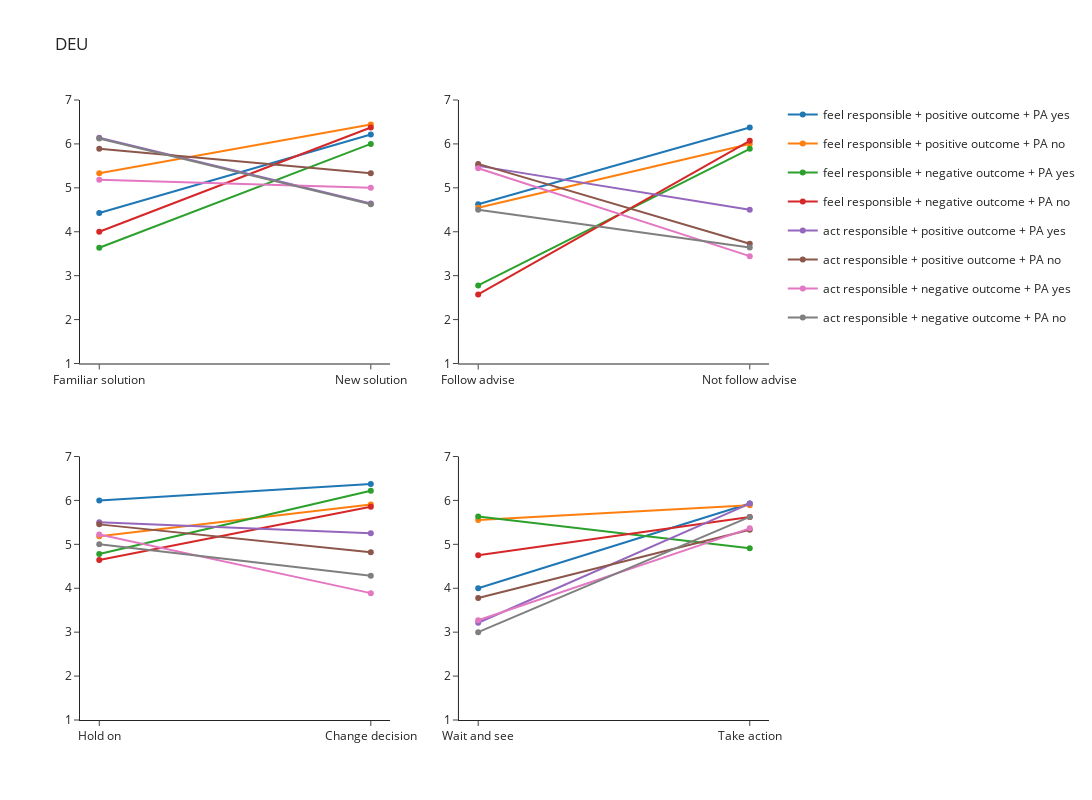

Notebook code for this chart:
### Code cell
create_line_subplot(
    data=data_deu, output_file_name="scenarios_deu", show_fig=True, fig_title="DEU"
)

### Figure 1 — Plotly figure (JSON) as saved in the notebook; plotly's stock layout.template omitted (floating-point values rounded to 4 significant figures)
{"data": [{"legendgroup": "feel responsible + positive outcome + PA yes", "marker": {"color": "#1F77B4"}, "mode": "lines+markers", "name": "feel responsible + positive outcome + PA yes", "showlegend": true, "type": "scatter", "x": ["Familiar solution", "New solution"], "xaxis": "x", "y": [4.429, 6.214], "yaxis": "y"}, {"legendgroup": "feel responsible + positive outcome + PA no", "marker": {"color": "#FF7F0E"}, "mode": "lines+markers", "name": "feel responsible + positive outcome + PA no", "showlegend": true, "type": "scatter", "x": ["Familiar solution", "New solution"], "xaxis": "x", "y": [5.333, 6.444], "yaxis": "y"}, {"legendgroup": "feel responsible + negative outcome + PA yes", "marker": {"color": "#2CA02C"}, "mode": "lines+markers", "name": "feel responsible + negative outcome + PA yes", "showlegend": true, "type": "scatter", "x": ["Familiar solution", "New solution"], "xaxis": "x", "y": [3.636, 6], "yaxis": "y"}, {"legendgroup": "feel responsible + negative outcome + PA no", "marker": {"color": "#D62728"}, "mode": "lines+markers", "name": "feel responsible + negative outcome + PA no", "showlegend": true, "type": "scatter", "x": ["Familiar solution", "New solution"], "xaxis": "x", "y": [4, 6.375], "yaxis": "y"}, {"legendgroup": "act responsible + positive outcome + PA yes", "marker": {"color": "#9467BD"}, "mode": "lines+markers", "name": "act responsible + positive outcome + PA yes", "showlegend": true, "type": "scatter", "x": ["Familiar solution", "New solution"], "xaxis": "x", "y": [6.143, 4.643], "yaxis": "y"}, {"legendgroup": "act responsible + positive outcome + PA no", "marker": {"color": "#8C564B"}, "mode": "lines+markers", "name": "act responsible + positive outcome + PA no", "showlegend": true, "type": "scatter", "x": ["Familiar solution", "New solution"], "xaxis": "x", "y": [5.889, 5.333], "yaxis": "y"}, {"legendgroup": "act responsible + negative outcome + PA yes", "marker": {"color": "#E377C2"}, "mode": "lines+markers", "name": "act responsible + negative outcome + PA yes", "showlegend": true, "type": "scatter", "x": ["Familiar solution", "New solution"], "xaxis": "x", "y": [5.182, 5], "yaxis": "y"}, {"legendgroup": "act responsible + negative outcome + PA no", "marker": {"color": "#7F7F7F"}, "mode": "lines+markers", "name": "act responsible + negative outcome + PA no", "showlegend": true, "type": "scatter", "x": ["Familiar solution", "New solution"], "xaxis": "x", "y": [6.125, 4.625], "yaxis": "y"}, {"legendgroup": "feel responsible + positive outcome + PA yes", "marker": {"color": "#1F77B4"}, "mode": "lines+markers", "name": "feel responsible + positive outcome + PA yes", "showlegend": false, "type": "scatter", "x": ["Follow advise", "Not follow advise"], "xaxis": "x2", "y": [4.625, 6.375], "yaxis": "y2"}, {"legendgroup": "feel responsible + positive outcome + PA no", "marker": {"color": "#FF7F0E"}, "mode": "lines+markers", "name": "feel responsible + positive outcome + PA no", "showlegend": false, "type": "scatter", "x": ["Follow advise", "Not follow advise"], "xaxis": "x2", "y": [4.545, 6], "yaxis": "y2"}, {"legendgroup": "feel responsible + negative outcome + PA yes", "marker": {"color": "#2CA02C"}, "mode": "lines+markers", "name": "feel responsible + negative outcome + PA yes", "showlegend": false, "type": "scatter", "x": ["Follow advise", "Not follow advise"], "xaxis": "x2", "y": [2.778, 5.889], "yaxis": "y2"}, {"legendgroup": "feel responsible + negative outcome + PA no", "marker": {"color": "#D62728"}, "mode": "lines+markers", "name": "feel responsible + negative outcome + PA no", "showlegend": false, "type": "scatter", "x": ["Follow advise", "Not follow advise"], "xaxis": "x2", "y": [2.571, 6.071], "yaxis": "y2"}, {"legendgroup": "act responsible + positive outcome + PA yes", "marker": {"color": "#9467BD"}, "mode": "lines+markers", "name": "act responsible + positive outcome + PA yes", "showlegend": false, "type": "scatter", "x": ["Follow advise", "Not follow advise"], "xaxis": "x2", "y": [5.5, 4.5], "yaxis": "y2"}, {"legendgroup": "act responsible + positive outcome + PA no", "marker": {"color": "#8C564B"}, "mode": "lines+markers", "name": "act responsible + positive outcome + PA no", "showlegend": false, "type": "scatter", "x": ["Follow advise", "Not follow advise"], "xaxis": "x2", "y": [5.545, 3.727], "yaxis": "y2"}, {"legendgroup": "act responsible + negative outcome + PA yes", "marker": {"color": "#E377C2"}, "mode": "lines+markers", "name": "act responsible + negative outcome + PA yes", "showlegend": false, "type": "scatter", "x": ["Follow advise", "Not follow advise"], "xaxis": "x2", "y": [5.444, 3.444], "yaxis": "y2"}, {"legendgroup": "act responsible + negative outcome + PA no", "marker": {"color": "#7F7F7F"}, "mode": "lines+markers", "name": "act responsible + negative outcome + PA no", "showlegend": false, "type": "scatter", "x": ["Follow advise", "Not follow advise"], "xaxis": "x2", "y": [4.5, 3.643], "yaxis": "y2"}, {"legendgroup": "feel responsible + positive outcome + PA yes", "marker": {"color": "#1F77B4"}, "mode": "lines+markers", "name": "feel responsible + positive outcome + PA yes", "showlegend": false, "type": "scatter", "x": ["Hold on", "Change decision"], "xaxis": "x3", "y": [6, 6.375], "yaxis": "y3"}, {"legendgroup": "feel responsible + positive outcome + PA no", "marker": {"color": "#FF7F0E"}, "mode": "lines+markers", "name": "feel responsible + positive outcome + PA no", "showlegend": false, "type": "scatter", "x": ["Hold on", "Change decision"], "xaxis": "x3", "y": [5.182, 5.909], "yaxis": "y3"}, {"legendgroup": "feel responsible + negative outcome + PA yes", "marker": {"color": "#2CA02C"}, "mode": "lines+markers", "name": "feel responsible + negative outcome + PA yes", "showlegend": false, "type": "scatter", "x": ["Hold on", "Change decision"], "xaxis": "x3", "y": [4.778, 6.222], "yaxis": "y3"}, {"legendgroup": "feel responsible + negative outcome + PA no", "marker": {"color": "#D62728"}, "mode": "lines+markers", "name": "feel responsible + negative outcome + PA no", "showlegend": false, "type": "scatter", "x": ["Hold on", "Change decision"], "xaxis": "x3", "y": [4.643, 5.857], "yaxis": "y3"}, {"legendgroup": "act responsible + positive outcome + PA yes", "marker": {"color": "#9467BD"}, "mode": "lines+markers", "name": "act responsible + positive outcome + PA yes", "showlegend": false, "type": "scatter", "x": ["Hold on", "Change decision"], "xaxis": "x3", "y": [5.5, 5.25], "yaxis": "y3"}, {"legendgroup": "act responsible + positive outcome + PA no", "marker": {"color": "#8C564B"}, "mode": "lines+markers", "name": "act responsible + positive outcome + PA no", "showlegend": false, "type": "scatter", "x": ["Hold on", "Change decision"], "xaxis": "x3", "y": [5.455, 4.818], "yaxis": "y3"}, {"legendgroup": "act responsible + negative outcome + PA yes", "marker": {"color": "#E377C2"}, "mode": "lines+markers", "name": "act responsible + negative outcome + PA yes", "showlegend": false, "type": "scatter", "x": ["Hold on", "Change decision"], "xaxis": "x3", "y": [5.222, 3.889], "yaxis": "y3"}, {"legendgroup": "act responsible + negative outcome + PA no", "marker": {"color": "#7F7F7F"}, "mode": "lines+markers", "name": "act responsible + negative outcome + PA no", "showlegend": false, "type": "scatter", "x": ["Hold on", "Change decision"], "xaxis": "x3", "y": [5, 4.286], "yaxis": "y3"}, {"legendgroup": "feel responsible + positive outcome + PA yes", "marker": {"color": "#1F77B4"}, "mode": "lines+markers", "name": "feel responsible + positive outcome + PA yes", "showlegend": false, "type": "scatter", "x": ["Wait and see", "Take action"], "xaxis": "x4", "y": [4, 5.929], "yaxis": "y4"}, {"legendgroup": "feel responsible + positive outcome + PA no", "marker": {"color": "#FF7F0E"}, "mode": "lines+markers", "name": "feel responsible + positive outcome + PA no", "showlegend": false, "type": "scatter", "x": ["Wait and see", "Take action"], "xaxis": "x4", "y": [5.556, 5.889], "yaxis": "y4"}, {"legendgroup": "feel responsible + negative outcome + PA yes", "marker": {"color": "#2CA02C"}, "mode": "lines+markers", "name": "feel responsible + negative outcome + PA yes", "showlegend": false, "type": "scatter", "x": ["Wait and see", "Take action"], "xaxis": "x4", "y": [5.636, 4.909], "yaxis": "y4"}, {"legendgroup": "feel responsible + negative outcome + PA no", "marker": {"color": "#D62728"}, "mode": "lines+markers", "name": "feel responsible + negative outcome + PA no", "showlegend": false, "type": "scatter", "x": ["Wait and see", "Take action"], "xaxis": "x4", "y": [4.75, 5.625], "yaxis": "y4"}, {"legendgroup": "act responsible + positive outcome + PA yes", "marker": {"color": "#9467BD"}, "mode": "lines+markers", "name": "act responsible + positive outcome + PA yes", "showlegend": false, "type": "scatter", "x": ["Wait and see", "Take action"], "xaxis": "x4", "y": [3.214, 5.929], "yaxis": "y4"}, {"legendgroup": "act responsible + positive outcome + PA no", "marker": {"color": "#8C564B"}, "mode": "lines+markers", "name": "act responsible + positive outcome + PA no", "showlegend": false, "type": "scatter", "x": ["Wait and see", "Take action"], "xaxis": "x4", "y": [3.778, 5.333], "yaxis": "y4"}, {"legendgroup": "act responsible + negative outcome + PA yes", "marker": {"color": "#E377C2"}, "mode": "lines+markers", "name": "act responsible + negative outcome + PA yes", "showlegend": false, "type": "scatter", "x": ["Wait and see", "Take action"], "xaxis": "x4", "y": [3.273, 5.364], "yaxis": "y4"}, {"legendgroup": "act responsible + negative outcome + PA no", "marker": {"color": "#7F7F7F"}, "mode": "lines+markers", "name": "act responsible + negative outcome + PA no", "showlegend": false, "type": "scatter", "x": ["Wait and see", "Take action"], "xaxis": "x4", "y": [3, 5.625], "yaxis": "y4"}], "layout": {"height": 800, "title": {"text": "DEU"}, "width": 1100, "xaxis": {"anchor": "y", "domain": [0, 0.45]}, "xaxis2": {"anchor": "y2", "domain": [0.55, 1]}, "xaxis3": {"anchor": "y3", "domain": [0, 0.45]}, "xaxis4": {"anchor": "y4", "domain": [0.55, 1]}, "yaxis": {"anchor": "x", "domain": [0.575, 1], "dtick": 1, "range": [1, 7]}, "yaxis2": {"anchor": "x2", "domain": [0.575, 1], "dtick": 1, "range": [1, 7]}, "yaxis3": {"anchor": "x3", "domain": [0, 0.425], "dtick": 1, "range": [1, 7]}, "yaxis4": {"anchor": "x4", "domain": [0, 0.425], "dtick": 1, "range": [1, 7]}}}
